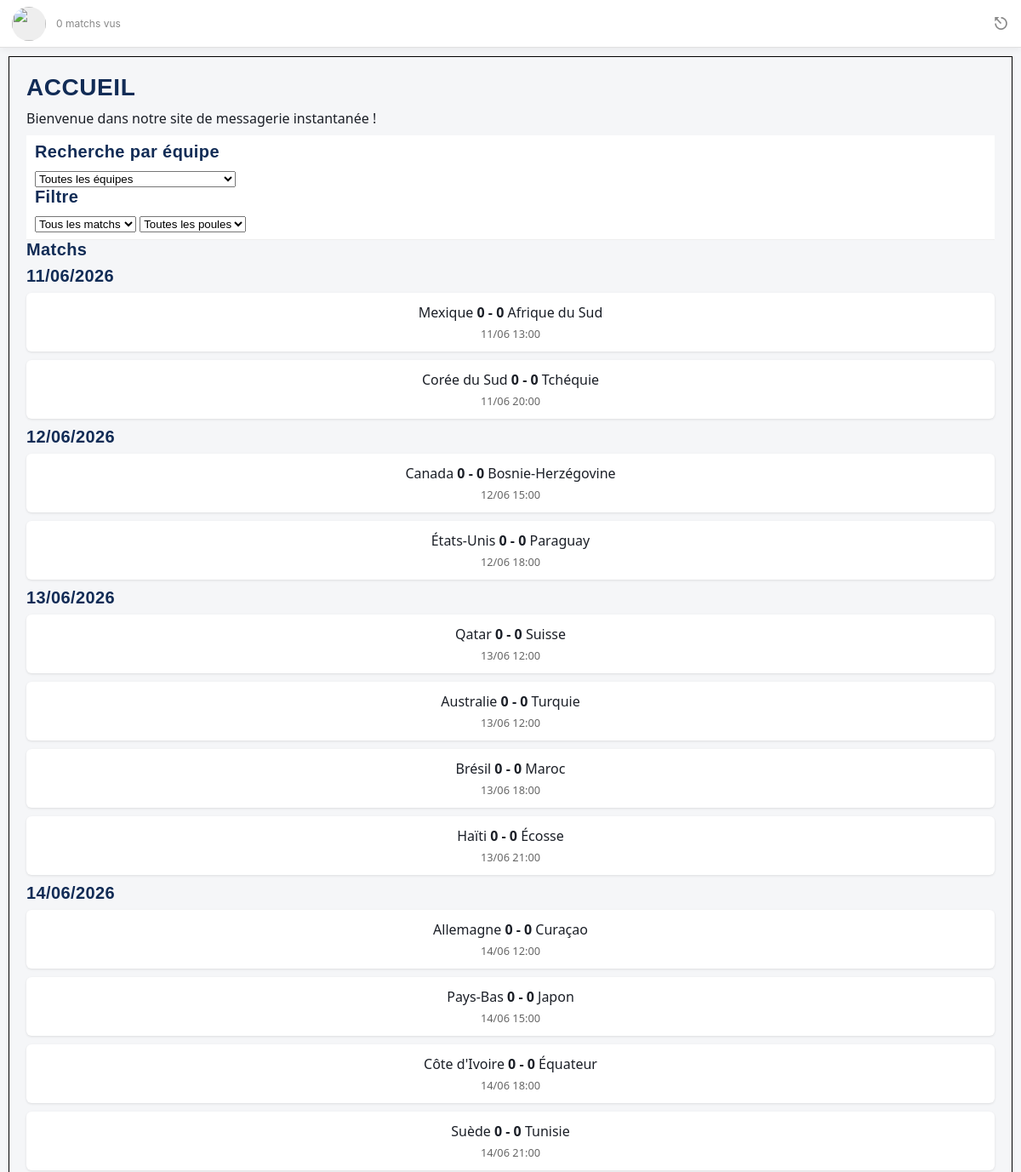
/ (signed in, upper part), run on an earlier commit of the app's database.
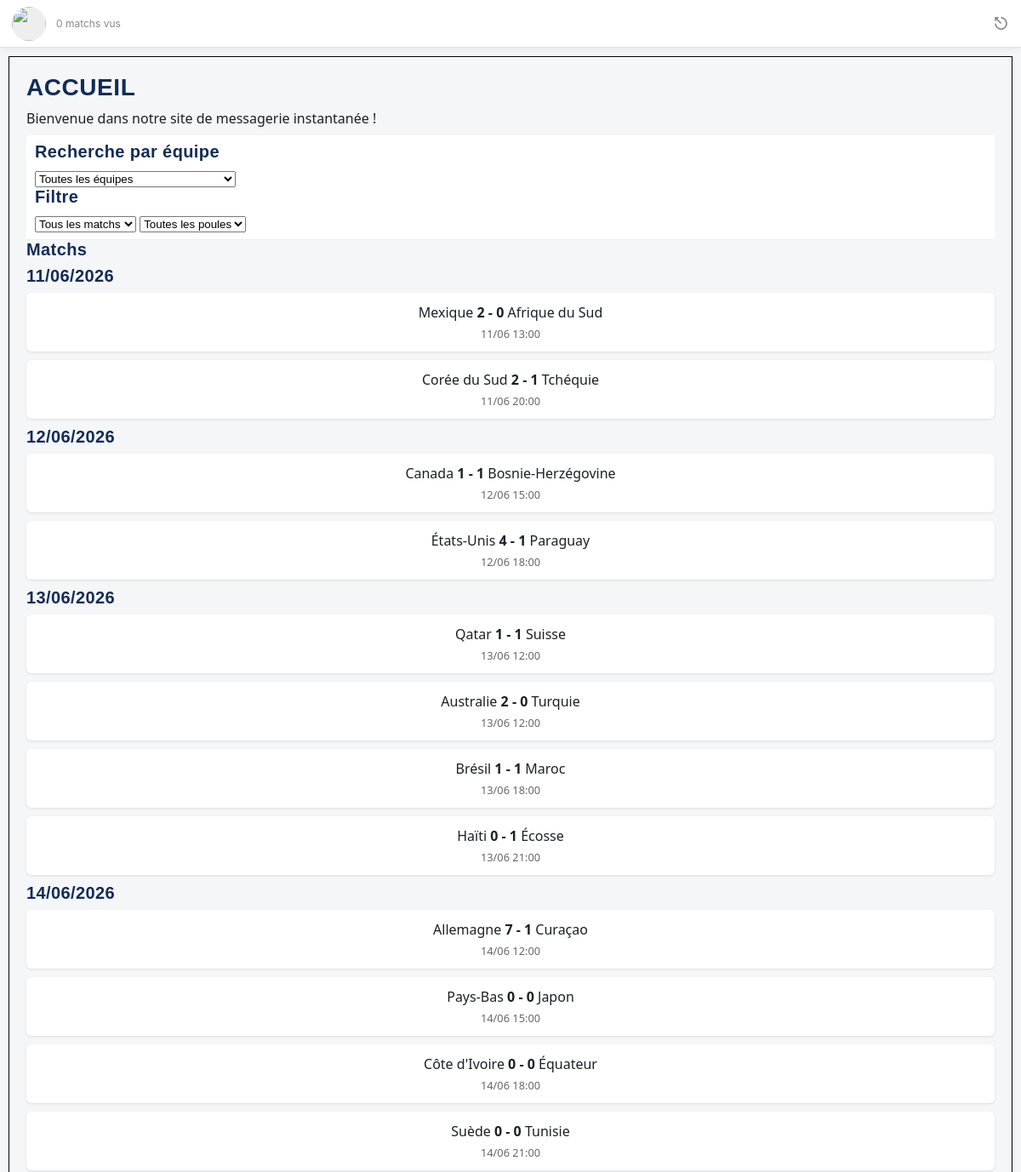
And on a later commit of the database.
### tables this page shows
CREATE TABLE `MATCHS` (
  `id` int NOT NULL,
  `date_match` datetime NOT NULL,
  `equipe_dom_id` int DEFAULT NULL,
  `equipe_ext_id` int DEFAULT NULL,
  `score_dom` int DEFAULT '0',
  `score_ext` int DEFAULT '0',
  `mvpfifa_id` int NOT NULL DEFAULT '-1'
);

CREATE TABLE `EQUIPE` (
  `id` int NOT NULL,
  `nom` varchar(100) NOT NULL,
  `pays` varchar(100) NOT NULL,
  `poule` varchar(10) DEFAULT NULL,
  `image_drapeau` varchar(255) NOT NULL
);

### libs/maLibSQL.pdo.php (called while the page is built, shortened)
<?php
function SQLSelect($sql)
{
 	global $BDD_host;
	global $BDD_base;
 	global $BDD_user;
 	global $BDD_password;
	try {
		$dbh = new PDO("mysql:host=$BDD_host;dbname=$BDD_base", $BDD_user, $BDD_password);
	} catch (PDOException $e) {
		die("<font color=\"red\">SQLSelect: Erreur de connexion : " . $e->getMessage() . "</font>");
	}
	$dbh->exec("SET CHARACTER SET utf8");
	$res = $dbh->query($sql);
	$num = $res->rowCount();
	if ($num==0) return false;
	else return $res;
}
function parcoursRs($result)
{
	if  ($result == false) return array();
	$result->setFetchMode(PDO::FETCH_ASSOC);
	while ($ligne = $result->fetch())
		$tab[]= $ligne;
	return $tab;
}
?>

### libs/modele.php (called while the page is built, shortened)
<?php
include_once(__DIR__ . "/maLibSQL.pdo.php");
function listerPoules()
{
    return parcoursRS(SQLSelect("SELECT DISTINCT poule FROM EQUIPE
                                 WHERE poule IS NOT NULL ORDER BY poule"));
}
function listerMatchsFiltres($poule = '', $vus = false, $idUser = null)
{
    $sql = "SELECT m.id, e1.nom AS equipe_dom, e2.nom AS equipe_ext,
                   m.score_dom, m.score_ext, m.date_match
            FROM MATCHS m
            JOIN EQUIPE e1 ON m.equipe_dom_id = e1.id
            JOIN EQUIPE e2 ON m.equipe_ext_id = e2.id";
    $sql .= " WHERE 1=1";
    $sql .= " ORDER BY m.date_match ASC";
    return parcoursRS(SQLSelect($sql));
}
function listerEquipes()
{
    $SQL = "SELECT id, nom FROM EQUIPE ORDER BY nom";
    return parcoursRs(SQLSelect($SQL));
}
?>

### templates/accueil.php (the view, shortened to what this page needs)
<div id="corps">
<h1>Accueil</h1>
<p>Bienvenue dans notre site de messagerie instantanée !</p>
<?php
include_once("libs/modele.php");
$equipes = listerEquipes();
$poules  = listerPoules();
?>
<div class="controles-accueil">
<h2>Recherche par équipe</h2>
<form method="get" action="index.php">
    <select name="equipe_id" onchange="this.form.submit()">
        <option value="">Toutes les équipes</option>
    </select>
</form>
<?php
if (!isset($_GET['equipe_id']) || $_GET['equipe_id'] == "") { ?>
    <h2>Filtre</h2>
    <form method="get" action="index.php" style="display:inline">
        <select name="filtre" onchange="this.form.submit()">
            <option value="">Tous les matchs</option>
        </select>
        <select name="poule" onchange="this.form.submit()">
            <option value="">Toutes les poules</option>
        </select>
    </form>
<?php } ?>
</div>
<h2>Matchs</h2>
<?php
function afficherCarteMatch($match) {
    echo "<div class='match-card'>";
    echo "<a href='index.php?view=notation&id=".$match['id']."'>";
    echo "<span class='team-name'>" . $match['equipe_dom'] . "</span>";
    echo " <strong class='score'>" . ($match['score_dom'] !== null ? $match['score_dom'] : '-') . " - " . ($match['score_ext'] !== null ? $match['score_ext'] : '-') . "</strong> ";
    echo "<span class='team-name'>" . $match['equipe_ext'] . "</span>";
    echo "<div class='match-time'>" . date('d/m H:i', strtotime($match['date_match'])) . "</div>";
    echo "</a>";
    echo "</div>";
}
if (isset($_GET['equipe_id']) && $_GET['equipe_id'] != "")
{
    $tousLesMatchs = listerMatchsEquipe((int)$_GET['equipe_id']); ?>
    <h2>Tous les matchs de l'équipe</h2>
    <div class="liste">
    <?php
    foreach($tousLesMatchs as $match)
    {
        afficherCarteMatch($match);
    }
    ?>
    </div>
<?php }
else
{
    $idUser = valider("idUser", "SESSION");
    $vus    = (valider("filtre") == "vus");
    $poule  = valider("poule");
    $tousLesMatchs = listerMatchsFiltres($poule, $vus, $idUser);
    $aujourdhui   = date('Y-m-d');
    $dateCourante = null;
    ?>
    <div class="liste">
    <?php foreach ($tousLesMatchs as $match):
        $jour = date('Y-m-d', strtotime($match['date_match']));
        if ($jour !== $dateCourante):
            $dateCourante  = $jour;
            $estAujourdhui = ($jour === $aujourdhui);
    ?>
        <h2 <?= $estAujourdhui ? 'id="aujourdhui"' : '' ?>>
            <?= $estAujourdhui ? "Aujourd'hui" : date('d/m/Y', strtotime($jour)) ?>
        </h2>
    <?php endif; ?>
        <?php afficherCarteMatch($match); ?>
    <?php endforeach; ?>
    </div>
<?php } ?>
</div>

What changed in the data, as far as the page shows it:
changed matchs "Mexique": score_dom "0" → "2"
changed matchs "Corée du Sud": score_dom "0" → "2"; score_ext "0" → "1"
changed matchs "Canada": score_dom "0" → "1"; score_ext "0" → "1"
changed matchs "États-Unis": score_dom "0" → "4"; score_ext "0" → "1"
changed matchs "Qatar": score_dom "0" → "1"; score_ext "0" → "1"
changed matchs "Australie": score_dom "0" → "2"
changed matchs "Brésil": score_dom "0" → "1"; score_ext "0" → "1"
changed matchs "Haïti": score_ext "0" → "1"
changed matchs "Allemagne": score_dom "0" → "7"; score_ext "0" → "1"
